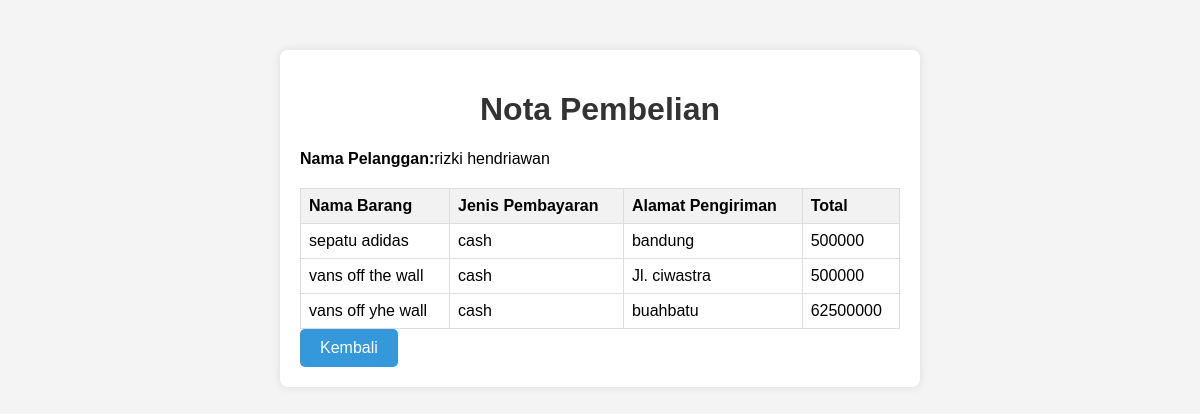
/pembelian_product.php (signed in), run on the app's committed database.
### tables this page shows
CREATE TABLE `pembelian` (
  `id_pembelian` int(11) NOT NULL,
  `id_pembeli` varchar(100) NOT NULL,
  `nama_barang` varchar(100) NOT NULL,
  `jumlah` varchar(100) NOT NULL,
  `jenis_pembayaran` varchar(100) NOT NULL,
  `alamat_pengiriman` text NOT NULL
);

### pembelian_product.php (the view, shortened to what this page needs)
<?php
include 'koneksi.php';
?>
<!DOCTYPE html>
<html lang="en">
<head>
</head>
<?php
$id_pembeli = $_SESSION['pembeli']['id_pembeli'];
$nama_pembeli = $_SESSION['pembeli']['nama_pembeli'];
?>
<body>
    <div class="container2">
        <?php
        $ambil = $koneksi->query("SELECT * FROM pembelian WHERE id_pembeli='$id_pembeli'");
        ?>
        <h1>Nota Pembelian</h1>
        <p><strong>Nama Pelanggan:</strong><?php echo $nama_pembeli; ?></p>
        <table>
            <tr>
                <th>Nama Barang</th>
                <th>Jenis Pembayaran</th>
                <th>Alamat Pengiriman</th>
                <th>Total</th>
</tr>
            <tr>
                <?php while($pecah=$ambil->fetch_assoc()){?>
                <td><?php echo $pecah['nama_barang']; ?></td>
                <td><?php echo $pecah['jenis_pembayaran']; ?></td>
                <td><?php echo $pecah['alamat_pengiriman']; ?></td>
                <td><?php echo $pecah['jumlah']*250000; ?></td>
            </tr>
<?php } ?>
        </table>
        <a href="product.php" class="btn btn-primary">Kembali</a>
    </div>
</body>
</html>

### pembelian_product.php (style rules this page uses)
body { font-family: Arial, sans-serif; margin: 0; padding: 0; background-color: #f4f4f4; }
.container2 { max-width: 600px; margin: 50px auto; background-color: #fff; padding: 20px; border-radius: 8px; box-shadow: 0 0 10px rgba(0, 0, 0, 0.1); }
h1 { text-align: center; color: #333; }
table { width: 100%; border-collapse: collapse; margin-top: 20px; }
th, td { border: 1px solid #ddd; padding: 8px; text-align: left; }
th { background-color: #f2f2f2; }
a { display: inline-block; padding: 10px 20px; text-decoration: none; background-color: #3498db; color: #ffffff; border-radius: 5px; transition: background-color 0.3s ease; }

### data on the page
pembelian: nama_barang "sepatu adidas", jenis_pembayaran "cash", alamat_pengiriman "bandung", $pecah['jumlah']*250000 "500000"
pembelian: nama_barang "vans off the wall", jenis_pembayaran "cash", alamat_pengiriman "Jl. ciwastra", $pecah['jumlah']*250000 "500000"
pembelian: nama_barang "vans off yhe wall", jenis_pembayaran "cash", alamat_pengiriman "buahbatu", $pecah['jumlah']*250000 "62500000"

### other printed values
$nama_pembeli "rizki hendriawan"
